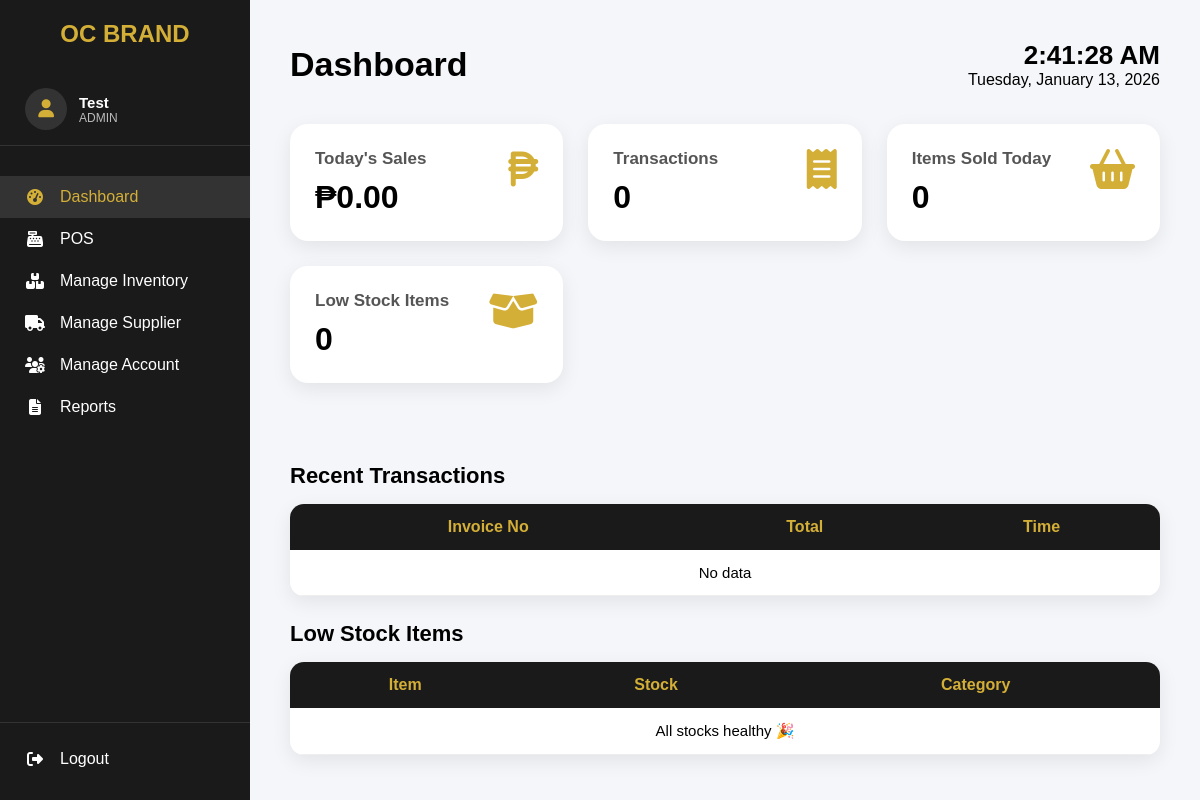
The app's page /admin/dashboard.php (signed in), older data.
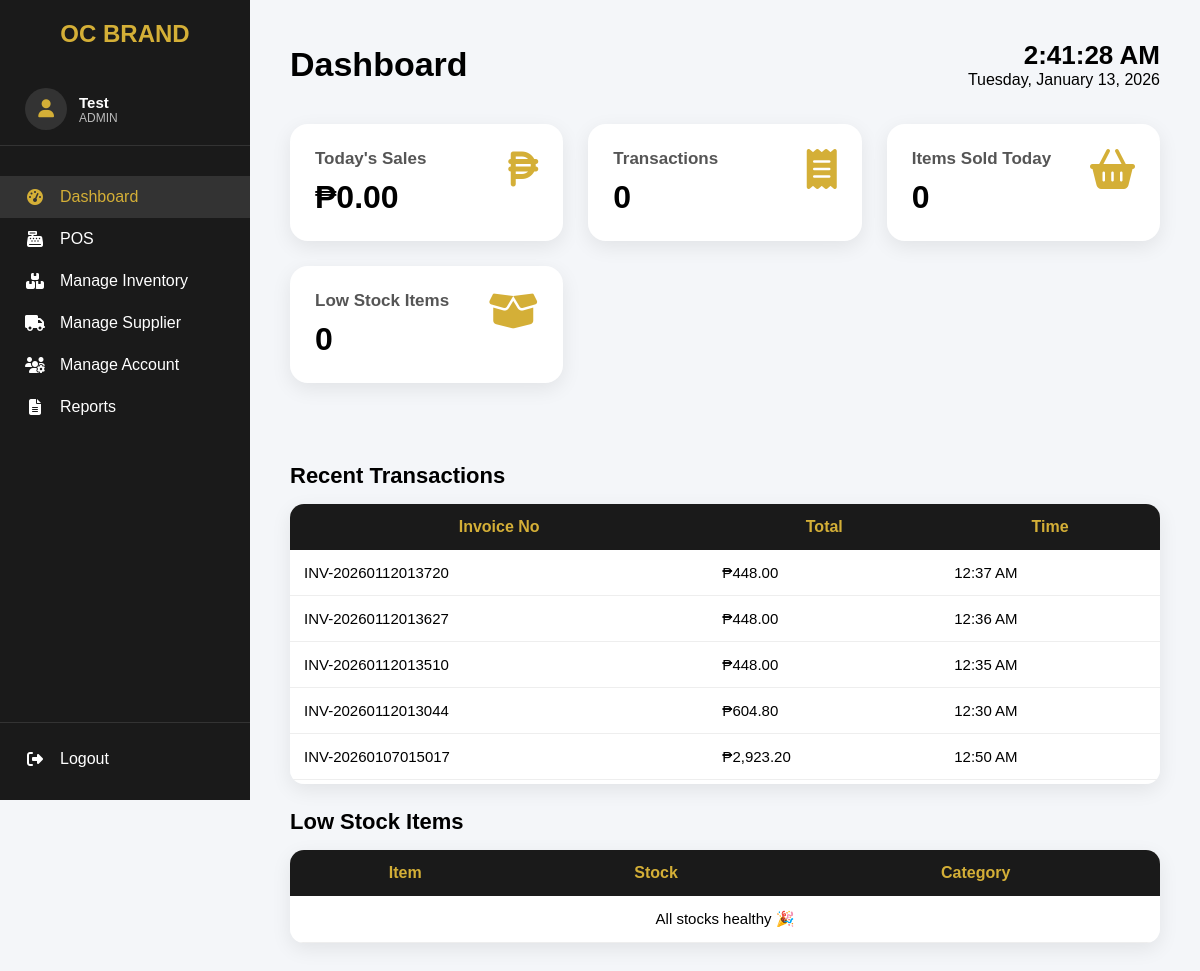
The same page, newer data.
### tables this page shows
CREATE TABLE `accounts` (
  `id` int(11) NOT NULL,
  `account_id` varchar(10) NOT NULL,
  `role` enum('cashier','admin') NOT NULL,
  `fname` varchar(100) NOT NULL,
  `mname` varchar(100) NOT NULL,
  `lname` varchar(100) NOT NULL,
  `address` varchar(255) NOT NULL,
  `contact` varchar(50) NOT NULL,
  `password` varchar(255) NOT NULL,
  `photo` text NOT NULL,
  `created_at` timestamp NOT NULL DEFAULT current_timestamp()
);

CREATE TABLE `sales` (
  `id` int(11) NOT NULL,
  `invoice_no` varchar(50) DEFAULT NULL,
  `total` decimal(10,2) DEFAULT NULL,
  `vat` decimal(10,2) DEFAULT NULL,
  `cash` decimal(10,2) DEFAULT NULL,
  `change_amount` decimal(10,2) DEFAULT NULL,
  `customer_name` varchar(100) DEFAULT NULL,
  `customer_tin` varchar(50) DEFAULT NULL,
  `admin` varchar(100) DEFAULT NULL,
  `created_at` timestamp NOT NULL DEFAULT current_timestamp()
);

### admin/dashboard.php (the view, shortened to what this page needs)
<?php
require "../db.php";
$todayStart = date('Y-m-d 00:00:00');
$todayEnd   = date('Y-m-d 23:59:59');
$q = $conn->query("
    SELECT
        SUM(total) AS sales,
        COUNT(*) AS transactions
    FROM sales
    WHERE created_at BETWEEN '$todayStart' AND '$todayEnd'
");
$today = $q->fetch_assoc();
$q = $conn->query("
    SELECT SUM(quantity) AS qty
    FROM sales_items si
    JOIN sales s ON s.id = si.sale_id
    WHERE s.created_at BETWEEN '$todayStart' AND '$todayEnd'
");
$itemsSold = $q->fetch_assoc()['qty'] ?? 0;
$q = $conn->query("
    SELECT COUNT(*) AS low_stock
    FROM products
    WHERE quantity <= 9
");
$lowStockCount = $q->fetch_assoc()['low_stock'];
$recentSales = [];
$q = $conn->query("
    SELECT invoice_no, total, created_at
    FROM sales
    ORDER BY created_at DESC
    LIMIT 20
");
while ($r = $q->fetch_assoc()) {
    $recentSales[] = $r;
}
$lowStockItems = [];
$currentPage = basename($_SERVER['PHP_SELF'], '.php');
?>
<!DOCTYPE html>
<html lang="en">
<head>
<link rel="stylesheet" href="https://cdnjs.cloudflare.com/ajax/libs/font-awesome/6.5.0/css/all.min.css">
</head>
<body>
<?php include "sidebar.php"; ?>
<div class="main-content">
<div class="dashboard-header">
    <h1>Dashboard</h1>
    <div class="datetime-box">
        <div class="time" id="realTime">--:--:--</div>
        <div id="realDate">Loading date...</div>
    </div>
</div>
<div class="cards">
<div class="cards">
    <a href="reports.php" class="card-link">
        <div class="card">
            <i class="fas fa-peso-sign"></i>
            <h3>Today's Sales</h3>
            <div class="value">₱<?= number_format($today['sales'] ?? 0, 2) ?></div>
        </div>
    </a>
    <a href="reports.php" class="card-link">
        <div class="card">
            <i class="fas fa-receipt"></i>
            <h3>Transactions</h3>
            <div class="value"><?= $today['transactions'] ?? 0 ?></div>
        </div>
    </a>
    <a href="reports.php" class="card-link">
        <div class="card">
            <i class="fas fa-shopping-basket"></i>
            <h3>Items Sold Today</h3>
            <div class="value"><?= $itemsSold ?></div>
        </div>
    </a>
    <a href="inventory.php" class="card-link">
        <div class="card">
            <i class="fas fa-box-open"></i>
            <h3>Low Stock Items</h3>
            <div class="value"><?= $lowStockCount ?></div>
        </div>
    </a>
</div>
</div>
<h2 class="section-title">Recent Transactions</h2>
<div class="table-wrapper">
<table>
<thead>
<tr>
    <th>Invoice No</th>
    <th>Total</th>
    <th>Time</th>
</tr>
</thead>
<tbody>
<?php if(empty($recentSales)): ?>
<tr><td colspan="3" style="text-align:center">No data</td></tr>
<?php else: foreach($recentSales as $r): ?>
<tr>
    <td><?= htmlspecialchars($r['invoice_no']) ?></td>
    <td>₱<?= number_format($r['total'],2) ?></td>
    <td><?= date('h:i A', strtotime($r['created_at'])) ?></td>
</tr>
<?php endforeach; endif; ?>
</tbody>
</table>
</div>
<h2 class="section-title">Low Stock Items</h2>
<div class="table-wrapper">
<table>
<thead>
<tr>
    <th>Item</th>
    <th>Stock</th>
    <th>Category</th>
</tr>
</thead>
<tbody>
<?php if(empty($lowStockItems)): ?>
<tr><td colspan="3" style="text-align:center">All stocks healthy 🎉</td></tr>
<?php else: foreach($lowStockItems as $p): ?>
<tr>
    <td><?= htmlspecialchars($p['name']) ?></td>
    <td><?= $p['quantity'] ?></td>
    <td><?= htmlspecialchars($p['category']) ?></td>
</tr>
<?php endforeach; endif; ?>
</tbody>
</table>
</div>
</div>
</body>
</html>

### admin/sidebar.php (shortened to what this page needs)
<?php
require_once __DIR__ . "/../db.php";
$userId = (int) $_SESSION['user_id'];
$stmt = $conn->prepare("SELECT fname, role FROM accounts WHERE id = ?");
$stmt->bind_param("i", $userId);
$stmt->execute();
$user = $stmt->get_result()->fetch_assoc();
$fname = htmlspecialchars($user['fname'] ?? '', ENT_QUOTES, 'UTF-8');
$role  = htmlspecialchars($user['role'] ?? '', ENT_QUOTES, 'UTF-8');
?>
<div class="sidebar">
    <div>
        <h2>OC Brand</h2>
        <div class="sidebar-user">
            <div class="avatar">
                <i class="fas fa-user"></i>
            </div>
            <div class="user-info">
                <span class="name"><?= $fname ?></span>
                <span class="role"><?= ucfirst($role) ?></span>
            </div>
        </div>
        <a href="dashboard.php" class="<?= $currentPage === 'dashboard' ? 'active' : '' ?>">
            <i class="fas fa-tachometer-alt"></i> Dashboard
        </a>
        <a href="pos.php" class="<?= $currentPage === 'pos' ? 'active' : '' ?>">
            <i class="fas fa-cash-register"></i> POS
        </a>
        <a href="inventory.php" class="<?= $currentPage === 'inventory' ? 'active' : '' ?>">
            <i class="fas fa-boxes"></i> Manage Inventory
        </a>
        <a href="supplier.php" class="<?= $currentPage === 'supplier' ? 'active' : '' ?>">
            <i class="fas fa-truck"></i> Manage Supplier
        </a>
        <?php if ($role === 'admin'): ?>
        <a href="account.php" class="<?= $currentPage === 'account' ? 'active' : '' ?>">
            <i class="fas fa-users-cog"></i> Manage Account
        </a>
        <?php endif; ?>
        <a href="reports.php" class="<?= $currentPage === 'reports' ? 'active' : '' ?>">
            <i class="fas fa-file-alt"></i> Reports
        </a>
    </div>
    <div class="logout">
        <a href="#" onclick="confirmLogout(event)">
            <i class="fas fa-sign-out-alt"></i> Logout
        </a>
    </div>
</div>

### admin/dashboard.php (style rules this page uses)
* { margin: 0; padding: 0; box-sizing: border-box; font-family: "Poppins", sans-serif; }
body { display: flex; background: #f4f6f9; min-height: 100vh; }
.main-content { flex: 1; padding: 40px; margin-left: 250px; }
.dashboard-header { display: flex; justify-content: space-between; align-items: center; margin-bottom: 35px; }
.dashboard-header h1 { font-size: 34px; font-weight: 700; }
.datetime-box { text-align: right; }
.datetime-box .time { font-size: 26px; font-weight: 700; }
.cards { display: grid; grid-template-columns: repeat(auto-fit, minmax(260px,1fr)); gap: 25px; margin-bottom: 40px; }
.card { background: #fff; padding: 25px; border-radius: 18px; box-shadow: 0 6px 20px rgba(0,0,0,0.08); }
.card i { float: right; font-size: 40px; color: #d4af37; }
.card h3 { font-size: 17px; color: #555; }
.value { font-size: 32px; font-weight: 700; margin-top: 10px; }
.section-title { font-size: 22px; margin: 25px 0 15px; }
.table-wrapper { max-height: 280px; overflow-y: auto; background: #fff; border-radius: 14px; box-shadow: 0 6px 20px rgba(0,0,0,0.08); }
table { width: 100%; border-collapse: collapse; }
thead th { position: sticky; top: 0; background: #1a1a1a; color: #d4af37; padding: 14px; }
td { padding: 14px; border-bottom: 1px solid #eee; font-size: 15px; }
.card-link { text-decoration: none; color: inherit; display: block; }
.card-link .card { cursor: pointer; }

### admin/sidebar.php (style rules this page uses)
.sidebar { width: 250px; height: 100vh; background-color: #1a1a1a; color: #fff; position: fixed; display: flex; flex-direction: column; justify-content: space-between; padding: 20px 0; }
.sidebar h2 { color: #d4af37; text-align: center; margin-bottom: 25px; font-size: 24px; text-transform: uppercase; }
.sidebar-user { display: flex; align-items: center; gap: 12px; padding: 15px 25px; margin-bottom: 30px; border-bottom: 1px solid #333; }
.sidebar-user .avatar { width: 42px; height: 42px; background: #333; border-radius: 50%; display: flex; align-items: center; justify-content: center; color: #d4af37; font-size: 18px; }
.sidebar-user .user-info { display: flex; flex-direction: column; }
.sidebar-user .name { font-size: 15px; font-weight: 600; }
.sidebar-user .role { font-size: 12px; color: #bbb; text-transform: uppercase; }
.sidebar a { display: flex; align-items: center; padding: 12px 25px; color: #fff; text-decoration: none; font-size: 16px; transition: background 0.3s, color 0.3s; }
.sidebar a i { width: 20px; margin-right: 15px; text-align: center; }
.sidebar a:hover, .sidebar a.active { background-color: #333; color: #d4af37; }
.logout { border-top: 1px solid #333; padding-top: 15px; }

Row changes from the older to the newer data that the page shows:
added sales: invoice_no "INV-20260112013720", total "448.00", created_at "12:37 AM"
added sales: invoice_no "INV-20260112013627", total "448.00", created_at "12:36 AM"
added sales: invoice_no "INV-20260112013510", total "448.00", created_at "12:35 AM"
added sales: invoice_no "INV-20260112013044", total "604.80", created_at "12:30 AM"
added sales: invoice_no "INV-20260107015017", total "2,923.20", created_at "12:50 AM"
Text that changed along with them:
text no longer shown: "No data"
